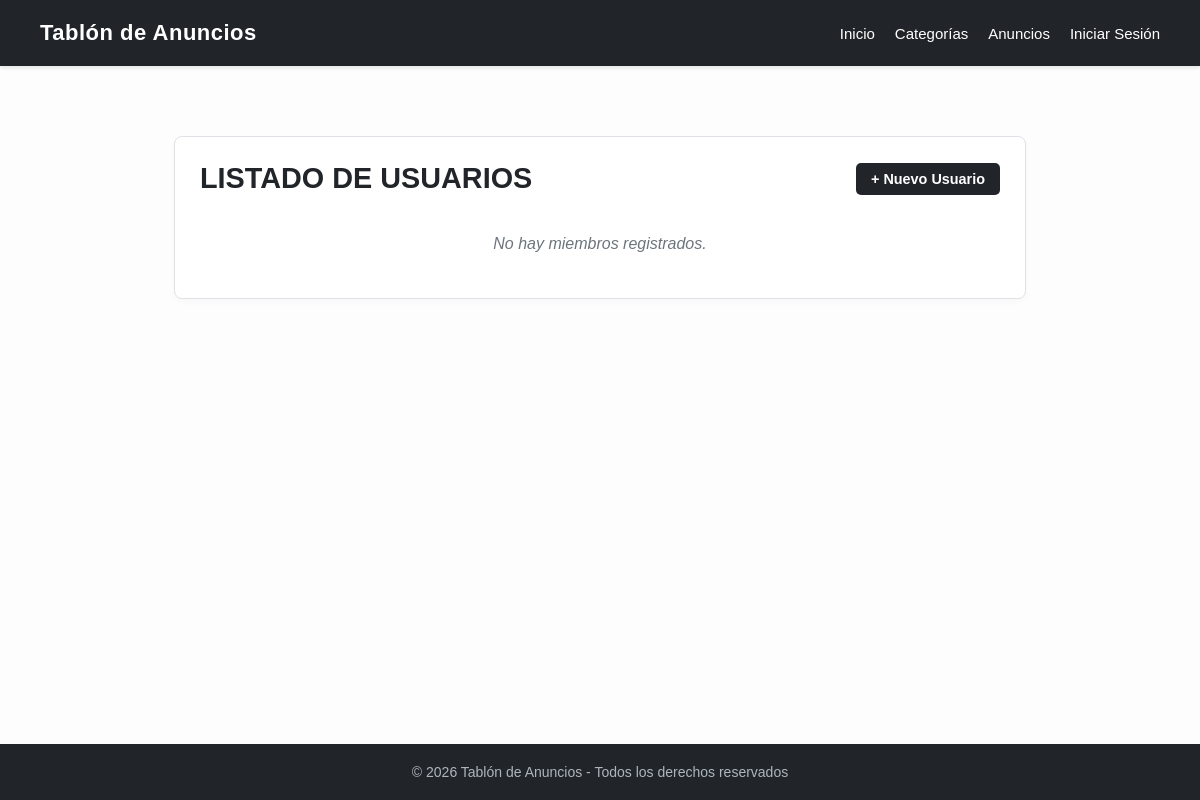
/usuarios/, run on an earlier commit of the app's database.
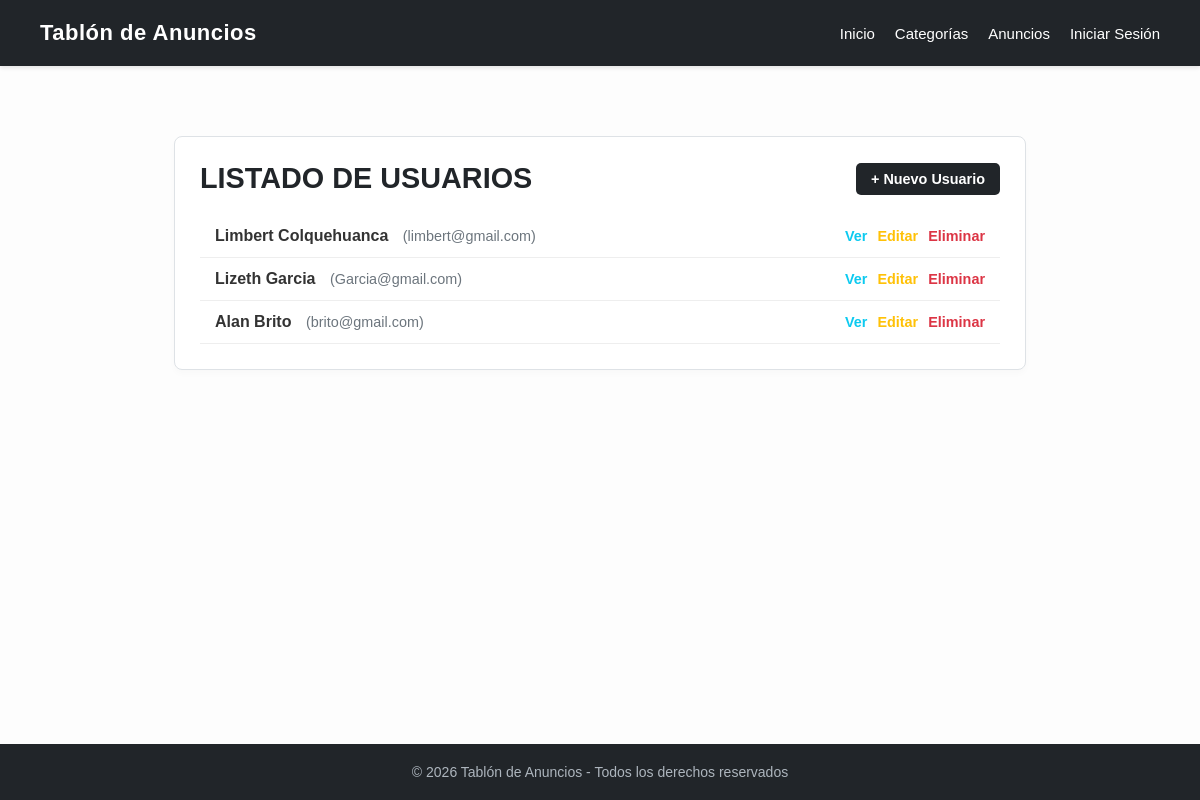
And on a later commit of the database.
### blueprintapp/usuarios/models.py (models this page shows, shortened)
class Usuario(db.Model):
    __tablename__ = "usuarios"
    id = db.Column(db.Integer,primary_key=True)
    nombre = db.Column(db.String,nullable=False)
    email = db.Column(db.String,nullable=False)
    password = db.Column(db.String, nullable=False)

### blueprintapp/usuarios/routes.py (the view)
@bp_usuario.route('/')
def index():
    usuarios = Usuario.query.all()
    return render_template('usuario/index.html', usuarios=usuarios)

### blueprintapp/usuarios/templates/usuario/index.html
{% extends "base.html" %}
{% block content %}
<div style="max-width: 800px; margin: 30px auto; padding: 25px; background: #fff; border: 1px solid #dee2e6; border-radius: 8px; box-shadow: 0 4px 6px rgba(0,0,0,0.02);">
    <div style="display: flex; justify-content: space-between; align-items: center; margin-bottom: 20px;">
        <h1 style="color: #212529; font-size: 1.8rem; margin: 0;">LISTADO DE USUARIOS</h1>
        <a href="{{ url_for('bp_usuario.create') }}" style="background-color: #212529; color: white; padding: 8px 15px; border-radius: 5px; text-decoration: none; font-size: 0.9rem; font-weight: bold;">+ Nuevo Usuario</a>
    </div>
    <ul style="list-style: none; padding: 0; margin: 0;">
        {% for item in usuarios %}
        <li style="padding: 12px 15px; border-bottom: 1px solid #eee; display: flex; justify-content: space-between; align-items: center;">
            <div>
                <span style="font-weight: bold; color: #333;">{{ item.nombre }}</span>
                <span style="color: #6c757d; font-size: 0.9rem; margin-left: 10px;">({{ item.email }})</span>
            </div>
            <div style="display: flex; gap: 10px;">
                <a href="{{ url_for('bp_usuario.show', id=item.id) }}" style="color: #0dcaf0; text-decoration: none; font-weight: bold; font-size: 0.9rem;">Ver</a>
                <a href="{{ url_for('bp_usuario.update', id=item.id) }}" style="color: #ffc107; text-decoration: none; font-weight: bold; font-size: 0.9rem;">Editar</a>
                <a href="{{ url_for('bp_usuario.delete', id=item.id) }}" style="color: #dc3545; text-decoration: none; font-weight: bold; font-size: 0.9rem;" onclick="return confirm('¿Estás seguro de eliminar este usuario?');">Eliminar</a>
            </div>
        </li>
        {% else %}
        <li style="padding: 20px; text-align: center; color: #6c757d; font-style: italic;">No hay miembros registrados.</li>
        {% endfor %}
    </ul>
</div>
{% endblock %}

What changed in the data, as far as the page shows it:
added Usuario: nombre "Limbert Colquehuanca", email "limbert@gmail.com"
added Usuario: nombre "Lizeth Garcia", email "Garcia@gmail.com"
added Usuario: nombre "Alan Brito", email "brito@gmail.com"
Also different on the page:
text no longer shown: "No hay miembros registrados."
